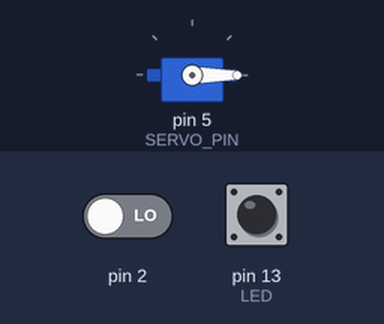
The sketch below on a simulated Arduino Uno, built with avr-gcc and run on an emulated ATmega328P. Shown: servo. Inputs (shaded band) come from the test bench; at power-on: pin 2 LOW, pin 13 (LED) HIGH.

Above: at 1.2 s.
1.3 s: pin 2 driven HIGH
At 1.75 s:
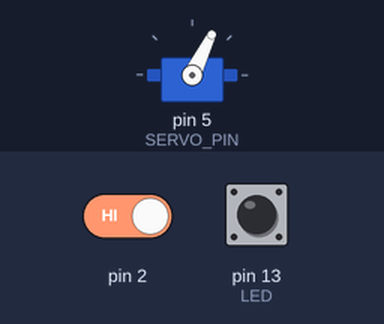
At 2.9 s:
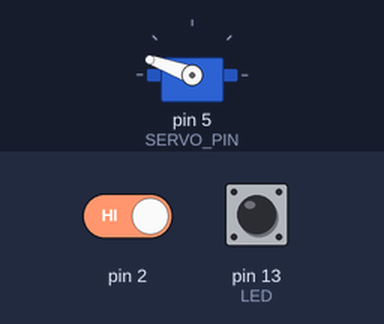
Timing chart, 0 to 10.1 s (numbered marks = the images above; inputs shaded):
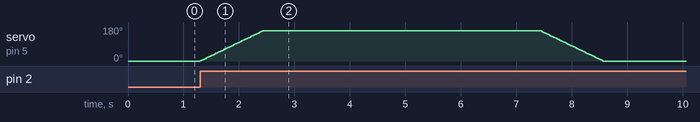

Measured:
- after the input at 1.3 s, servo on pin 5 (SERVO_PIN): rises from 0° to 160° in 1.1 s, then falls to 0° in 6.1 s

The sketch:

remote-lock.ino
```cpp
// Connect the VT to interrupt 0 pin
// Connect D0 to Analog 0 pin.

#include <Servo.h>

#define SERVO_PIN 5
#define OPEN_POS 160
#define CLOSE_POS 0
#define KEEP_OPEN_MSEC 5000
#define MOVE_DELAY  7

Servo myservo;
volatile int d4_val; // storage for data states
volatile bool dirty = false; // interrupt has occurred flag
int pos = 0;


// Interrupt Service Routine attached to INT0 vector
void pinInt0ISR()
{
  d4_val = analogRead(A0);
  // Provide a visual clue of the interrupt
  digitalWrite(13, !digitalRead(13));  // Toggle LED on pin 13
  // Grab the data states
  dirty = true; // flag interrupt occurance
}

void setup() {
  Serial.begin(9600);
  myservo.attach(SERVO_PIN);
  pos = CLOSE_POS;
  myservo.write(pos);
  myservo.detach();
  attachInterrupt(0, pinInt0ISR, RISING);
}

void openLatch() {
  while (pos < OPEN_POS) {
    pos ++;
    myservo.write(pos);
    delay(MOVE_DELAY);
  }
}

void closeLatch() {
  while (pos > CLOSE_POS) {
    pos --;
    myservo.write(pos);
    delay(MOVE_DELAY);
  }
}

void loop() {
  if (dirty)
  {
    dirty = false;  // clear interrupt occurance flag
    myservo.attach(SERVO_PIN);
    openLatch();
    delay(KEEP_OPEN_MSEC);
    closeLatch();
    myservo.detach();
  }
}
```
